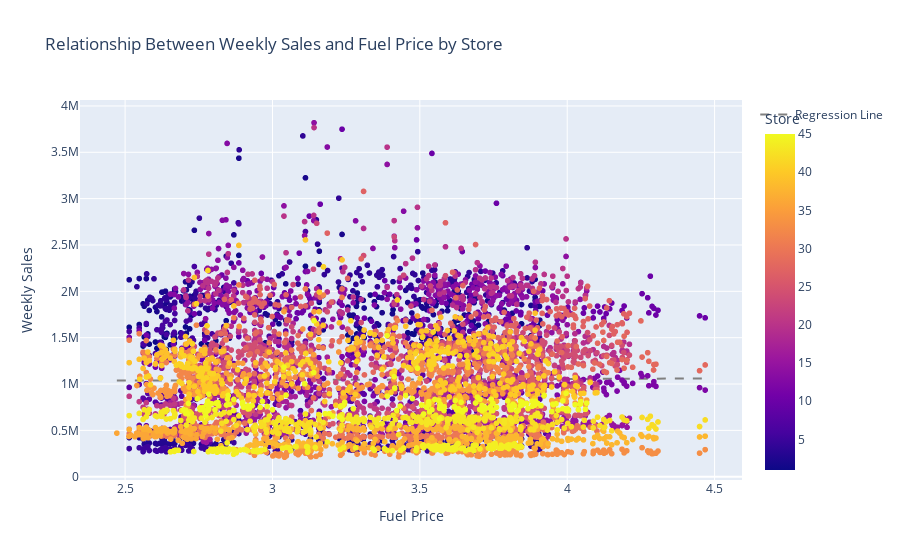
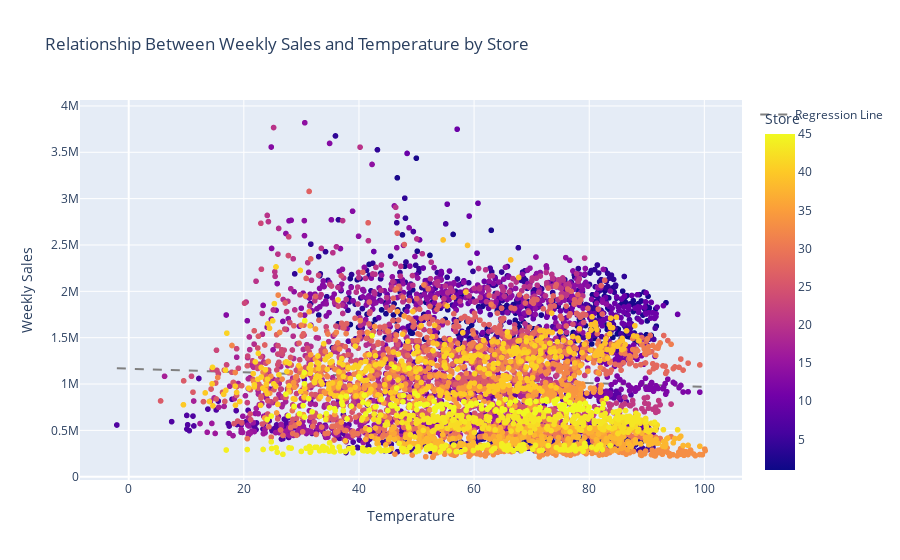
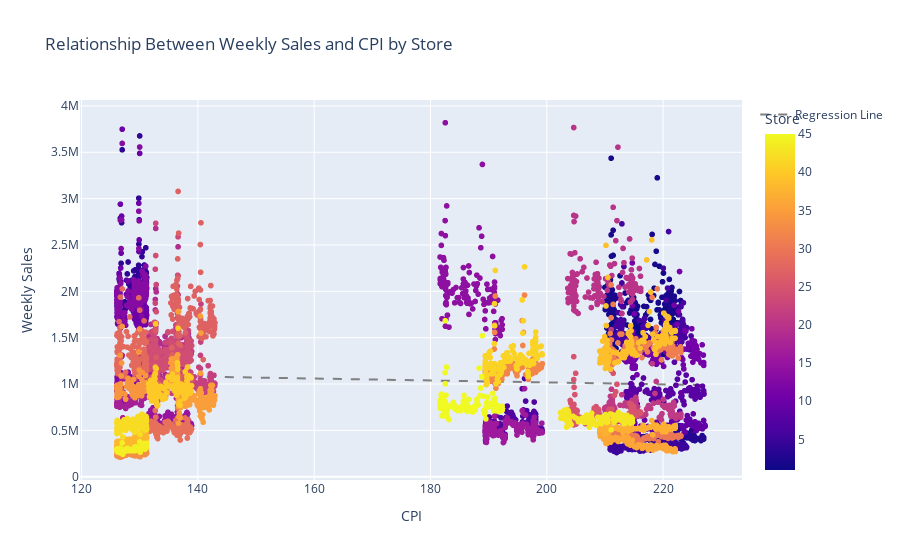

Notebook source saved alongside these figures, in order:
### Markdown cell above
Compare all stores to highest sales and lowest sales stores to see if the relationships are similar.

### Code cell
#this plot code gets repetitive, lets put it in a function
def plot_scatter_with_regression(df, x_col, y_col, color_col, title, x_label, y_label):
    fig = px.scatter(df, x=x_col, y=y_col, color=color_col,
                     title=title,
                     labels={x_col: x_label, y_col: y_label},
                     hover_data=[color_col])

    # Calculate the regression line
    slope, intercept, r_value, p_value, std_err = stats.linregress(df[x_col], df[y_col])

    # Create x values for the regression line
    x_values = np.linspace(df[x_col].min(), df[x_col].max(), 100)
    # Calculate the corresponding y values using the regression equation
    y_values = slope * x_values + intercept

    # Add the regression line to the plot
    fig.add_scatter(x=x_values, y=y_values, mode='lines', name='Regression Line', line=dict(color='gray', dash='dash'))
    # Update layout
    fig.update_layout(xaxis_title=x_label, yaxis_title=y_label)

    # Show the plot
    fig.show()

#plotting the relationship between weekly sales and fuel price
plot_scatter_with_regression(df, 'Fuel_Price', 'Weekly_Sales', 'Store',
                              'Relationship Between Weekly Sales and Fuel Price by Store',
                              'Fuel Price', 'Weekly Sales') 

plot_scatter_with_regression(df, 'Temperature', 'Weekly_Sales', 'Store',
                              'Relationship Between Weekly Sales and Temperature by Store',
                              'Temperature', 'Weekly Sales') 

plot_scatter_with_regression(df, 'CPI', 'Weekly_Sales', 'Store',
                                'Relationship Between Weekly Sales and CPI by Store',
                                'CPI', 'Weekly Sales')
plot_scatter_with_regression(df, 'Unemployment', 'Weekly_Sales', 'Store',
                                'Relationship Between Weekly Sales and Unemployment by Store',
                                'Unemployment', 'Weekly Sales')

### Figure 1 — Plotly figure (JSON) as saved in the notebook; plotly's stock layout.template omitted (floating-point values rounded to 4 significant figures; data arrays with more than 128 entries replaced by an {"elided": "..."} marker saying what was removed)
{"data": [{"customdata": {"elided": "6435x1 int values"}, "hovertemplate": "Fuel Price=%{x}<br>Weekly Sales=%{y}<br>Store=%{marker.color}<extra></extra>", "legendgroup": "", "marker": {"color": {"elided": "6435 int values"}, "coloraxis": "coloraxis", "symbol": "circle"}, "mode": "markers", "name": "", "showlegend": false, "type": "scattergl", "x": {"elided": "6435 float values"}, "xaxis": "x", "y": {"elided": "6435 float values"}, "yaxis": "y"}, {"line": {"color": "gray", "dash": "dash"}, "mode": "lines", "name": "Regression Line", "type": "scatter", "x": [2.472, 2.492, 2.512, 2.532, 2.553, 2.573, 2.593, 2.613, 2.633, 2.653, 2.674, 2.694, 2.714, 2.734, 2.754, 2.774, 2.795, 2.815, 2.835, 2.855, 2.875, 2.895, 2.916, 2.936, 2.956, 2.976, 2.996, 3.016, 3.037, 3.057, 3.077, 3.097, 3.117, 3.137, 3.157, 3.178, 3.198, 3.218, 3.238, 3.258, 3.278, 3.299, 3.319, 3.339, 3.359, 3.379, 3.399, 3.42, 3.44, 3.46, 3.48, 3.5, 3.52, 3.541, 3.561, 3.581, 3.601, 3.621, 3.641, 3.662, 3.682, 3.702, 3.722, 3.742, 3.762, 3.783, 3.803, 3.823, 3.843, 3.863, 3.883, 3.903, 3.924, 3.944, 3.964, 3.984, 4.004, 4.024, 4.045, 4.065, 4.085, 4.105, 4.125, 4.145, 4.166, 4.186, 4.206, 4.226, 4.246, 4.266, 4.287, 4.307, 4.327, 4.347, 4.367, 4.387, 4.408, 4.428, 4.448, 4.468], "y": [1037000.0, 1037000.0, 1037000.0, 1037000.0, 1038000.0, 1038000.0, 1038000.0, 1038000.0, 1039000.0, 1039000.0, 1039000.0, 1039000.0, 1039000.0, 1040000.0, 1040000.0, 1040000.0, 1040000.0, 1041000.0, 1041000.0, 1041000.0, 1041000.0, 1042000.0, 1042000.0, 1042000.0, 1042000.0, 1043000.0, 1043000.0, 1043000.0, 1043000.0, 1043000.0, 1044000.0, 1044000.0, 1044000.0, 1044000.0, 1045000.0, 1045000.0, 1045000.0, 1045000.0, 1046000.0, 1046000.0, 1046000.0, 1046000.0, 1047000.0, 1047000.0, 1047000.0, 1047000.0, 1047000.0, 1048000.0, 1048000.0, 1048000.0, 1048000.0, 1049000.0, 1049000.0, 1049000.0, 1049000.0, 1050000.0, 1050000.0, 1050000.0, 1050000.0, 1050000.0, 1051000.0, 1051000.0, 1051000.0, 1051000.0, 1052000.0, 1052000.0, 1052000.0, 1052000.0, 1053000.0, 1053000.0, 1053000.0, 1053000.0, 1054000.0, 1054000.0, 1054000.0, 1054000.0, 1054000.0, 1055000.0, 1055000.0, 1055000.0, 1055000.0, 1056000.0, 1056000.0, 1056000.0, 1056000.0, 1057000.0, 1057000.0, 1057000.0, 1057000.0, 1058000.0, 1058000.0, 1058000.0, 1058000.0, 1058000.0, 1059000.0, 1059000.0, 1059000.0, 1059000.0, 1060000.0, 1060000.0]}], "layout": {"coloraxis": {"colorbar": {"title": {"text": "Store"}}, "colorscale": [[0, "#0d0887"], [0.1111, "#46039f"], [0.2222, "#7201a8"], [0.3333, "#9c179e"], [0.4444, "#bd3786"], [0.5556, "#d8576b"], [0.6667, "#ed7953"], [0.7778, "#fb9f3a"], [0.8889, "#fdca26"], [1, "#f0f921"]]}, "legend": {"tracegroupgap": 0}, "title": {"text": "Relationship Between Weekly Sales and Fuel Price by Store"}, "xaxis": {"anchor": "y", "domain": [0, 1], "title": {"text": "Fuel Price"}}, "yaxis": {"anchor": "x", "domain": [0, 1], "title": {"text": "Weekly Sales"}}}}

### Figure 2 — Plotly figure (JSON) as saved in the notebook; plotly's stock layout.template omitted (floating-point values rounded to 4 significant figures; data arrays with more than 128 entries replaced by an {"elided": "..."} marker saying what was removed)
{"data": [{"customdata": {"elided": "6435x1 int values"}, "hovertemplate": "Temperature=%{x}<br>Weekly Sales=%{y}<br>Store=%{marker.color}<extra></extra>", "legendgroup": "", "marker": {"color": {"elided": "6435 int values"}, "coloraxis": "coloraxis", "symbol": "circle"}, "mode": "markers", "name": "", "showlegend": false, "type": "scattergl", "x": {"elided": "6435 float values"}, "xaxis": "x", "y": {"elided": "6435 float values"}, "yaxis": "y"}, {"line": {"color": "gray", "dash": "dash"}, "mode": "lines", "name": "Regression Line", "type": "scatter", "x": [-2.06, -1.028, 0.004646, 1.037, 2.069, 3.102, 4.134, 5.166, 6.199, 7.231, 8.263, 9.296, 10.33, 11.36, 12.39, 13.42, 14.46, 15.49, 16.52, 17.55, 18.59, 19.62, 20.65, 21.68, 22.72, 23.75, 24.78, 25.81, 26.85, 27.88, 28.91, 29.94, 30.97, 32.01, 33.04, 34.07, 35.1, 36.14, 37.17, 38.2, 39.23, 40.27, 41.3, 42.33, 43.36, 44.39, 45.43, 46.46, 47.49, 48.52, 49.56, 50.59, 51.62, 52.65, 53.69, 54.72, 55.75, 56.78, 57.81, 58.85, 59.88, 60.91, 61.94, 62.98, 64.01, 65.04, 66.07, 67.11, 68.14, 69.17, 70.2, 71.23, 72.27, 73.3, 74.33, 75.36, 76.4, 77.43, 78.46, 79.49, 80.53, 81.56, 82.59, 83.62, 84.66, 85.69, 86.72, 87.75, 88.78, 89.82, 90.85, 91.88, 92.91, 93.95, 94.98, 96.01, 97.04, 98.08, 99.11, 100.1], "y": [1169000.0, 1167000.0, 1165000.0, 1163000.0, 1161000.0, 1159000.0, 1157000.0, 1155000.0, 1153000.0, 1151000.0, 1149000.0, 1147000.0, 1145000.0, 1143000.0, 1141000.0, 1139000.0, 1137000.0, 1135000.0, 1133000.0, 1131000.0, 1129000.0, 1127000.0, 1125000.0, 1123000.0, 1121000.0, 1119000.0, 1117000.0, 1115000.0, 1113000.0, 1111000.0, 1109000.0, 1107000.0, 1105000.0, 1103000.0, 1101000.0, 1099000.0, 1097000.0, 1095000.0, 1093000.0, 1091000.0, 1089000.0, 1087000.0, 1085000.0, 1083000.0, 1081000.0, 1079000.0, 1077000.0, 1075000.0, 1073000.0, 1071000.0, 1069000.0, 1067000.0, 1065000.0, 1063000.0, 1061000.0, 1059000.0, 1057000.0, 1055000.0, 1053000.0, 1051000.0, 1048000.0, 1046000.0, 1044000.0, 1042000.0, 1040000.0, 1038000.0, 1036000.0, 1034000.0, 1032000.0, 1030000.0, 1028000.0, 1026000.0, 1024000.0, 1022000.0, 1020000.0, 1018000.0, 1016000.0, 1014000.0, 1012000.0, 1010000.0, 1008000.0, 1006000.0, 1004000.0, 1002000.0, 1000000.0, 998100.0, 996100.0, 994100.0, 992100.0, 990000.0, 988000.0, 986000.0, 984000.0, 982000.0, 980000.0, 978000.0, 975900.0, 973900.0, 971900.0, 969900.0]}], "layout": {"coloraxis": {"colorbar": {"title": {"text": "Store"}}, "colorscale": [[0, "#0d0887"], [0.1111, "#46039f"], [0.2222, "#7201a8"], [0.3333, "#9c179e"], [0.4444, "#bd3786"], [0.5556, "#d8576b"], [0.6667, "#ed7953"], [0.7778, "#fb9f3a"], [0.8889, "#fdca26"], [1, "#f0f921"]]}, "legend": {"tracegroupgap": 0}, "title": {"text": "Relationship Between Weekly Sales and Temperature by Store"}, "xaxis": {"anchor": "y", "domain": [0, 1], "title": {"text": "Temperature"}}, "yaxis": {"anchor": "x", "domain": [0, 1], "title": {"text": "Weekly Sales"}}}}

### Figure 3 — Plotly figure (JSON) as saved in the notebook; plotly's stock layout.template omitted (floating-point values rounded to 4 significant figures; data arrays with more than 128 entries replaced by an {"elided": "..."} marker saying what was removed)
{"data": [{"customdata": {"elided": "6435x1 int values"}, "hovertemplate": "CPI=%{x}<br>Weekly Sales=%{y}<br>Store=%{marker.color}<extra></extra>", "legendgroup": "", "marker": {"color": {"elided": "6435 int values"}, "coloraxis": "coloraxis", "symbol": "circle"}, "mode": "markers", "name": "", "showlegend": false, "type": "scattergl", "x": {"elided": "6435 float values"}, "xaxis": "x", "y": {"elided": "6435 float values"}, "yaxis": "y"}, {"line": {"color": "gray", "dash": "dash"}, "mode": "lines", "name": "Regression Line", "type": "scatter", "x": [126.1, 127.1, 128.1, 129.1, 130.2, 131.2, 132.2, 133.2, 134.2, 135.3, 136.3, 137.3, 138.3, 139.3, 140.4, 141.4, 142.4, 143.4, 144.5, 145.5, 146.5, 147.5, 148.5, 149.6, 150.6, 151.6, 152.6, 153.7, 154.7, 155.7, 156.7, 157.7, 158.8, 159.8, 160.8, 161.8, 162.9, 163.9, 164.9, 165.9, 166.9, 168.0, 169.0, 170.0, 171.0, 172.0, 173.1, 174.1, 175.1, 176.1, 177.2, 178.2, 179.2, 180.2, 181.2, 182.3, 183.3, 184.3, 185.3, 186.4, 187.4, 188.4, 189.4, 190.4, 191.5, 192.5, 193.5, 194.5, 195.6, 196.6, 197.6, 198.6, 199.6, 200.7, 201.7, 202.7, 203.7, 204.8, 205.8, 206.8, 207.8, 208.8, 209.9, 210.9, 211.9, 212.9, 213.9, 215.0, 216.0, 217.0, 218.0, 219.1, 220.1, 221.1, 222.1, 223.1, 224.2, 225.2, 226.2, 227.2], "y": [1094000.0, 1093000.0, 1092000.0, 1091000.0, 1090000.0, 1089000.0, 1088000.0, 1087000.0, 1086000.0, 1085000.0, 1084000.0, 1083000.0, 1082000.0, 1081000.0, 1079000.0, 1078000.0, 1077000.0, 1076000.0, 1075000.0, 1074000.0, 1073000.0, 1072000.0, 1071000.0, 1070000.0, 1069000.0, 1068000.0, 1067000.0, 1066000.0, 1065000.0, 1064000.0, 1062000.0, 1061000.0, 1060000.0, 1059000.0, 1058000.0, 1057000.0, 1056000.0, 1055000.0, 1054000.0, 1053000.0, 1052000.0, 1051000.0, 1050000.0, 1049000.0, 1048000.0, 1046000.0, 1045000.0, 1044000.0, 1043000.0, 1042000.0, 1041000.0, 1040000.0, 1039000.0, 1038000.0, 1037000.0, 1036000.0, 1035000.0, 1034000.0, 1033000.0, 1032000.0, 1031000.0, 1029000.0, 1028000.0, 1027000.0, 1026000.0, 1025000.0, 1024000.0, 1023000.0, 1022000.0, 1021000.0, 1020000.0, 1019000.0, 1018000.0, 1017000.0, 1016000.0, 1015000.0, 1013000.0, 1012000.0, 1011000.0, 1010000.0, 1009000.0, 1008000.0, 1007000.0, 1006000.0, 1005000.0, 1004000.0, 1003000.0, 1002000.0, 1001000.0, 999600.0, 998600.0, 997500.0, 996400.0, 995400.0, 994300.0, 993300.0, 992200.0, 991100.0, 990100.0, 989000.0]}], "layout": {"coloraxis": {"colorbar": {"title": {"text": "Store"}}, "colorscale": [[0, "#0d0887"], [0.1111, "#46039f"], [0.2222, "#7201a8"], [0.3333, "#9c179e"], [0.4444, "#bd3786"], [0.5556, "#d8576b"], [0.6667, "#ed7953"], [0.7778, "#fb9f3a"], [0.8889, "#fdca26"], [1, "#f0f921"]]}, "legend": {"tracegroupgap": 0}, "title": {"text": "Relationship Between Weekly Sales and CPI by Store"}, "xaxis": {"anchor": "y", "domain": [0, 1], "title": {"text": "CPI"}}, "yaxis": {"anchor": "x", "domain": [0, 1], "title": {"text": "Weekly Sales"}}}}
